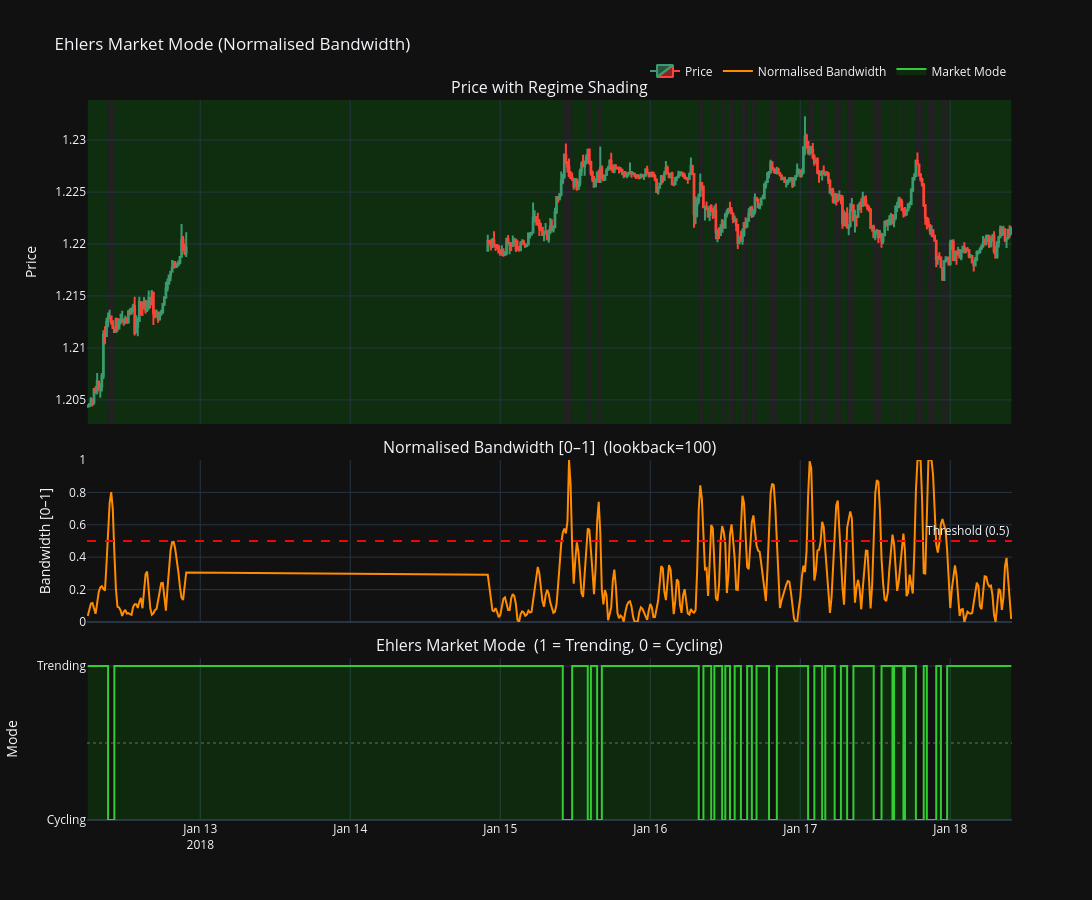

Notebook code cell kept with this figure:
### Code cell
emm=EhlersMarketMode(data)
emm.plot(800,1200)

### Figure 1 — Plotly figure (JSON) as saved in the notebook; plotly's stock layout.template omitted (floating-point values rounded to 4 significant figures; data arrays with more than 128 entries replaced by an {"elided": "..."} marker saying what was removed)
{"data": [{"close": {"elided": "400 float values"}, "high": {"elided": "400 float values"}, "low": {"elided": "400 float values"}, "name": "Price", "open": {"elided": "400 float values"}, "type": "candlestick", "x": {"elided": "400 str values"}, "xaxis": "x", "yaxis": "y"}, {"line": {"color": "darkorange", "width": 2}, "mode": "lines", "name": "Normalised Bandwidth", "type": "scatter", "x": {"elided": "400 str values"}, "xaxis": "x2", "y": {"elided": "400 float values"}, "yaxis": "y2"}, {"fill": "tozeroy", "fillcolor": "rgba(0,180,0,0.15)", "line": {"color": "limegreen", "shape": "hv", "width": 2}, "mode": "lines", "name": "Market Mode", "type": "scatter", "x": {"elided": "400 str values"}, "xaxis": "x3", "y": {"elided": "400 float values"}, "yaxis": "y3"}], "layout": {"annotations": [{"font": {"size": 16}, "showarrow": false, "text": "Price with Regime Shading", "x": 0.5, "xanchor": "center", "xref": "paper", "y": 1, "yanchor": "bottom", "yref": "paper"}, {"font": {"size": 16}, "showarrow": false, "text": "Normalised Bandwidth [0–1]  (lookback=100)", "x": 0.5, "xanchor": "center", "xref": "paper", "y": 0.5, "yanchor": "bottom", "yref": "paper"}, {"font": {"size": 16}, "showarrow": false, "text": "Ehlers Market Mode  (1 = Trending, 0 = Cycling)", "x": 0.5, "xanchor": "center", "xref": "paper", "y": 0.225, "yanchor": "bottom", "yref": "paper"}, {"showarrow": false, "text": "Threshold (0.5)", "x": 1, "xanchor": "right", "xref": "x2 domain", "y": 0.5, "yanchor": "bottom", "yref": "y2"}], "height": 900, "hovermode": "x unified", "legend": {"orientation": "h", "x": 1, "xanchor": "right", "y": 1.02, "yanchor": "bottom"}, "shapes": [{"fillcolor": "rgba(0,255,0,0.12)", "layer": "below", "line": {"width": 0}, "opacity": 1, "type": "rect", "x0": "2018-01-12T06:00:00", "x1": "2018-01-12T09:15:00", "xref": "x", "y0": 0, "y1": 1, "yref": "y domain"}, {"fillcolor": "rgba(180,180,180,0.10)", "layer": "below", "line": {"width": 0}, "opacity": 1, "type": "rect", "x0": "2018-01-12T09:15:00", "x1": "2018-01-12T10:15:00", "xref": "x", "y0": 0, "y1": 1, "yref": "y domain"}, {"fillcolor": "rgba(0,255,0,0.12)", "layer": "below", "line": {"width": 0}, "opacity": 1, "type": "rect", "x0": "2018-01-12T10:15:00", "x1": "2018-01-15T10:00:00", "xref": "x", "y0": 0, "y1": 1, "yref": "y domain"}, {"fillcolor": "rgba(180,180,180,0.10)", "layer": "below", "line": {"width": 0}, "opacity": 1, "type": "rect", "x0": "2018-01-15T10:00:00", "x1": "2018-01-15T11:30:00", "xref": "x", "y0": 0, "y1": 1, "yref": "y domain"}, {"fillcolor": "rgba(0,255,0,0.12)", "layer": "below", "line": {"width": 0}, "opacity": 1, "type": "rect", "x0": "2018-01-15T11:30:00", "x1": "2018-01-15T14:00:00", "xref": "x", "y0": 0, "y1": 1, "yref": "y domain"}, {"fillcolor": "rgba(180,180,180,0.10)", "layer": "below", "line": {"width": 0}, "opacity": 1, "type": "rect", "x0": "2018-01-15T14:00:00", "x1": "2018-01-15T14:30:00", "xref": "x", "y0": 0, "y1": 1, "yref": "y domain"}, {"fillcolor": "rgba(0,255,0,0.12)", "layer": "below", "line": {"width": 0}, "opacity": 1, "type": "rect", "x0": "2018-01-15T14:30:00", "x1": "2018-01-15T15:30:00", "xref": "x", "y0": 0, "y1": 1, "yref": "y domain"}, {"fillcolor": "rgba(180,180,180,0.10)", "layer": "below", "line": {"width": 0}, "opacity": 1, "type": "rect", "x0": "2018-01-15T15:30:00", "x1": "2018-01-15T16:15:00", "xref": "x", "y0": 0, "y1": 1, "yref": "y domain"}, {"fillcolor": "rgba(0,255,0,0.12)", "layer": "below", "line": {"width": 0}, "opacity": 1, "type": "rect", "x0": "2018-01-15T16:15:00", "x1": "2018-01-16T07:45:00", "xref": "x", "y0": 0, "y1": 1, "yref": "y domain"}, {"fillcolor": "rgba(180,180,180,0.10)", "layer": "below", "line": {"width": 0}, "opacity": 1, "type": "rect", "x0": "2018-01-16T07:45:00", "x1": "2018-01-16T08:30:00", "xref": "x", "y0": 0, "y1": 1, "yref": "y domain"}, {"fillcolor": "rgba(0,255,0,0.12)", "layer": "below", "line": {"width": 0}, "opacity": 1, "type": "rect", "x0": "2018-01-16T08:30:00", "x1": "2018-01-16T09:45:00", "xref": "x", "y0": 0, "y1": 1, "yref": "y domain"}, {"fillcolor": "rgba(180,180,180,0.10)", "layer": "below", "line": {"width": 0}, "opacity": 1, "type": "rect", "x0": "2018-01-16T09:45:00", "x1": "2018-01-16T10:15:00", "xref": "x", "y0": 0, "y1": 1, "yref": "y domain"}, {"fillcolor": "rgba(0,255,0,0.12)", "layer": "below", "line": {"width": 0}, "opacity": 1, "type": "rect", "x0": "2018-01-16T10:15:00", "x1": "2018-01-16T11:30:00", "xref": "x", "y0": 0, "y1": 1, "yref": "y domain"}, {"fillcolor": "rgba(180,180,180,0.10)", "layer": "below", "line": {"width": 0}, "opacity": 1, "type": "rect", "x0": "2018-01-16T11:30:00", "x1": "2018-01-16T12:00:00", "xref": "x", "y0": 0, "y1": 1, "yref": "y domain"}, {"fillcolor": "rgba(0,255,0,0.12)", "layer": "below", "line": {"width": 0}, "opacity": 1, "type": "rect", "x0": "2018-01-16T12:00:00", "x1": "2018-01-16T12:45:00", "xref": "x", "y0": 0, "y1": 1, "yref": "y domain"}, {"fillcolor": "rgba(180,180,180,0.10)", "layer": "below", "line": {"width": 0}, "opacity": 1, "type": "rect", "x0": "2018-01-16T12:45:00", "x1": "2018-01-16T13:30:00", "xref": "x", "y0": 0, "y1": 1, "yref": "y domain"}, {"fillcolor": "rgba(0,255,0,0.12)", "layer": "below", "line": {"width": 0}, "opacity": 1, "type": "rect", "x0": "2018-01-16T13:30:00", "x1": "2018-01-16T14:30:00", "xref": "x", "y0": 0, "y1": 1, "yref": "y domain"}, {"fillcolor": "rgba(180,180,180,0.10)", "layer": "below", "line": {"width": 0}, "opacity": 1, "type": "rect", "x0": "2018-01-16T14:30:00", "x1": "2018-01-16T15:30:00", "xref": "x", "y0": 0, "y1": 1, "yref": "y domain"}, {"fillcolor": "rgba(0,255,0,0.12)", "layer": "below", "line": {"width": 0}, "opacity": 1, "type": "rect", "x0": "2018-01-16T15:30:00", "x1": "2018-01-16T16:15:00", "xref": "x", "y0": 0, "y1": 1, "yref": "y domain"}, {"fillcolor": "rgba(180,180,180,0.10)", "layer": "below", "line": {"width": 0}, "opacity": 1, "type": "rect", "x0": "2018-01-16T16:15:00", "x1": "2018-01-16T17:00:00", "xref": "x", "y0": 0, "y1": 1, "yref": "y domain"}, {"fillcolor": "rgba(0,255,0,0.12)", "layer": "below", "line": {"width": 0}, "opacity": 1, "type": "rect", "x0": "2018-01-16T17:00:00", "x1": "2018-01-16T19:00:00", "xref": "x", "y0": 0, "y1": 1, "yref": "y domain"}, {"fillcolor": "rgba(180,180,180,0.10)", "layer": "below", "line": {"width": 0}, "opacity": 1, "type": "rect", "x0": "2018-01-16T19:00:00", "x1": "2018-01-16T20:15:00", "xref": "x", "y0": 0, "y1": 1, "yref": "y domain"}, {"fillcolor": "rgba(0,255,0,0.12)", "layer": "below", "line": {"width": 0}, "opacity": 1, "type": "rect", "x0": "2018-01-16T20:15:00", "x1": "2018-01-17T01:15:00", "xref": "x", "y0": 0, "y1": 1, "yref": "y domain"}, {"fillcolor": "rgba(180,180,180,0.10)", "layer": "below", "line": {"width": 0}, "opacity": 1, "type": "rect", "x0": "2018-01-17T01:15:00", "x1": "2018-01-17T02:15:00", "xref": "x", "y0": 0, "y1": 1, "yref": "y domain"}, {"fillcolor": "rgba(0,255,0,0.12)", "layer": "below", "line": {"width": 0}, "opacity": 1, "type": "rect", "x0": "2018-01-17T02:15:00", "x1": "2018-01-17T03:30:00", "xref": "x", "y0": 0, "y1": 1, "yref": "y domain"}, {"fillcolor": "rgba(180,180,180,0.10)", "layer": "below", "line": {"width": 0}, "opacity": 1, "type": "rect", "x0": "2018-01-17T03:30:00", "x1": "2018-01-17T04:00:00", "xref": "x", "y0": 0, "y1": 1, "yref": "y domain"}, {"fillcolor": "rgba(0,255,0,0.12)", "layer": "below", "line": {"width": 0}, "opacity": 1, "type": "rect", "x0": "2018-01-17T04:00:00", "x1": "2018-01-17T05:30:00", "xref": "x", "y0": 0, "y1": 1, "yref": "y domain"}, {"fillcolor": "rgba(180,180,180,0.10)", "layer": "below", "line": {"width": 0}, "opacity": 1, "type": "rect", "x0": "2018-01-17T05:30:00", "x1": "2018-01-17T06:30:00", "xref": "x", "y0": 0, "y1": 1, "yref": "y domain"}, {"fillcolor": "rgba(0,255,0,0.12)", "layer": "below", "line": {"width": 0}, "opacity": 1, "type": "rect", "x0": "2018-01-17T06:30:00", "x1": "2018-01-17T07:30:00", "xref": "x", "y0": 0, "y1": 1, "yref": "y domain"}, {"fillcolor": "rgba(180,180,180,0.10)", "layer": "below", "line": {"width": 0}, "opacity": 1, "type": "rect", "x0": "2018-01-17T07:30:00", "x1": "2018-01-17T08:30:00", "xref": "x", "y0": 0, "y1": 1, "yref": "y domain"}, {"fillcolor": "rgba(0,255,0,0.12)", "layer": "below", "line": {"width": 0}, "opacity": 1, "type": "rect", "x0": "2018-01-17T08:30:00", "x1": "2018-01-17T11:45:00", "xref": "x", "y0": 0, "y1": 1, "yref": "y domain"}, {"fillcolor": "rgba(180,180,180,0.10)", "layer": "below", "line": {"width": 0}, "opacity": 1, "type": "rect", "x0": "2018-01-17T11:45:00", "x1": "2018-01-17T13:00:00", "xref": "x", "y0": 0, "y1": 1, "yref": "y domain"}, {"fillcolor": "rgba(0,255,0,0.12)", "layer": "below", "line": {"width": 0}, "opacity": 1, "type": "rect", "x0": "2018-01-17T13:00:00", "x1": "2018-01-17T14:45:00", "xref": "x", "y0": 0, "y1": 1, "yref": "y domain"}, {"fillcolor": "rgba(180,180,180,0.10)", "layer": "below", "line": {"width": 0}, "opacity": 1, "type": "rect", "x0": "2018-01-17T14:45:00", "x1": "2018-01-17T15:00:00", "xref": "x", "y0": 0, "y1": 1, "yref": "y domain"}, {"fillcolor": "rgba(0,255,0,0.12)", "layer": "below", "line": {"width": 0}, "opacity": 1, "type": "rect", "x0": "2018-01-17T15:00:00", "x1": "2018-01-17T16:30:00", "xref": "x", "y0": 0, "y1": 1, "yref": "y domain"}, {"fillcolor": "rgba(180,180,180,0.10)", "layer": "below", "line": {"width": 0}, "opacity": 1, "type": "rect", "x0": "2018-01-17T16:30:00", "x1": "2018-01-17T16:45:00", "xref": "x", "y0": 0, "y1": 1, "yref": "y domain"}, {"fillcolor": "rgba(0,255,0,0.12)", "layer": "below", "line": {"width": 0}, "opacity": 1, "type": "rect", "x0": "2018-01-17T16:45:00", "x1": "2018-01-17T18:30:00", "xref": "x", "y0": 0, "y1": 1, "yref": "y domain"}, {"fillcolor": "rgba(180,180,180,0.10)", "layer": "below", "line": {"width": 0}, "opacity": 1, "type": "rect", "x0": "2018-01-17T18:30:00", "x1": "2018-01-17T19:45:00", "xref": "x", "y0": 0, "y1": 1, "yref": "y domain"}, {"fillcolor": "rgba(0,255,0,0.12)", "layer": "below", "line": {"width": 0}, "opacity": 1, "type": "rect", "x0": "2018-01-17T19:45:00", "x1": "2018-01-17T20:15:00", "xref": "x", "y0": 0, "y1": 1, "yref": "y domain"}, {"fillcolor": "rgba(180,180,180,0.10)", "layer": "below", "line": {"width": 0}, "opacity": 1, "type": "rect", "x0": "2018-01-17T20:15:00", "x1": "2018-01-17T21:45:00", "xref": "x", "y0": 0, "y1": 1, "yref": "y domain"}, {"fillcolor": "rgba(0,255,0,0.12)", "layer": "below", "line": {"width": 0}, "opacity": 1, "type": "rect", "x0": "2018-01-17T21:45:00", "x1": "2018-01-17T22:30:00", "xref": "x", "y0": 0, "y1": 1, "yref": "y domain"}, {"fillcolor": "rgba(180,180,180,0.10)", "layer": "below", "line": {"width": 0}, "opacity": 1, "type": "rect", "x0": "2018-01-17T22:30:00", "x1": "2018-01-17T23:30:00", "xref": "x", "y0": 0, "y1": 1, "yref": "y domain"}, {"fillcolor": "rgba(0,255,0,0.12)", "layer": "below", "line": {"width": 0}, "opacity": 1, "type": "rect", "x0": "2018-01-17T23:30:00", "x1": "2018-01-18T09:45:00", "xref": "x", "y0": 0, "y1": 1, "yref": "y domain"}, {"line": {"color": "red", "dash": "dash"}, "type": "line", "x0": 0, "x1": 1, "xref": "x2 domain", "y0": 0.5, "y1": 0.5, "yref": "y2"}, {"line": {"color": "gray", "dash": "dot"}, "opacity": 0.4, "type": "line", "x0": 0, "x1": 1, "xref": "x3 domain", "y0": 0.5, "y1": 0.5, "yref": "y3"}], "title": {"text": "Ehlers Market Mode (Normalised Bandwidth)"}, "width": 1200, "xaxis": {"anchor": "y", "domain": [0, 1], "matches": "x3", "rangeslider": {"visible": false}, "showticklabels": false}, "xaxis2": {"anchor": "y2", "domain": [0, 1], "matches": "x3", "rangeslider": {"visible": false}, "showticklabels": false}, "xaxis3": {"anchor": "y3", "domain": [0, 1], "rangeslider": {"visible": false}}, "yaxis": {"anchor": "x", "domain": [0.55, 1], "title": {"text": "Price"}}, "yaxis2": {"anchor": "x2", "domain": [0.275, 0.5], "range": [0, 1], "title": {"text": "Bandwidth [0–1]"}}, "yaxis3": {"anchor": "x3", "domain": [0, 0.225], "ticktext": ["Cycling", "Trending"], "tickvals": [0, 1], "title": {"text": "Mode"}}}}
